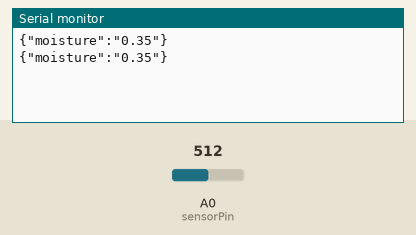
Bench run of a sketch on a simulated Arduino Uno, built with avr-gcc and run on an emulated ATmega328P. Parts: the last lines printed to the serial monitor. Inputs (shaded band) come from the test bench; at power-on: A0 (sensorPin) = 512.

Above: at 1.8 s.
1.9 s: A0 (sensorPin) set to 716
At 2.8 s:
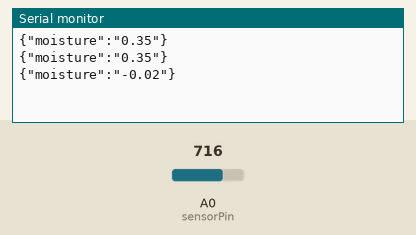
3.4 s: A0 (sensorPin) set to 900
At 4.5 s:
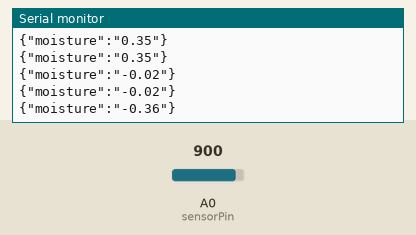
Timing chart, 0 to 6.4 s (numbered marks = the images above; inputs shaded):
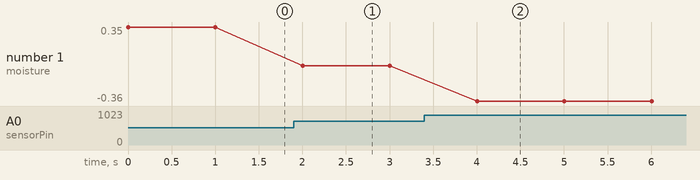

The sketch:

arduino_analog_read.ino
```cpp
int sensorPin = A0;
int sensorValue;
int limit = 300;
String json ="";

float moisture_percent = 0;

void setup() {
 Serial.begin(9600);
}

void loop() {

 sensorValue = analogRead(sensorPin);
 sensorValue = map(sensorValue, 150, 700, 0, 100);
 moisture_percent = (1-(float)sensorValue/100);
 json = "{\"moisture\":\""+String(moisture_percent)+"\"}";
 Serial.println(json);
 delay(1000);
}
```

Measured:
- after the input at 1.9 s, the serial monitor: prints a new line after 0.10 s (image 1)
- after the input at 3.4 s, the serial monitor: prints a new line after 0.60 s (image 2)
- plotted number 1: 0.35 → -0.02 after the input at 1.9 s, -0.02 → -0.36 after the input at 3.4 s
